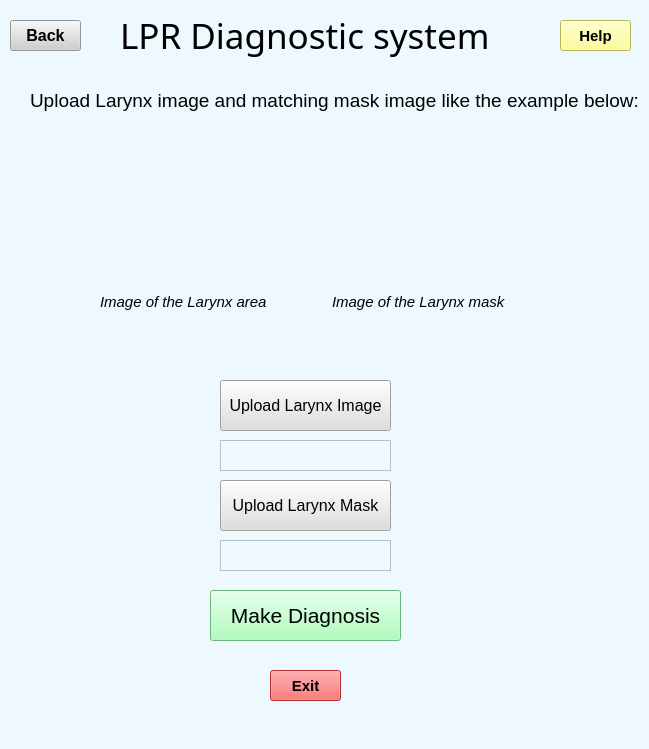
<?xml version="1.0" encoding="UTF-8"?>
<ui version="4.0">
 <class>MainWindow</class>
 <widget class="QMainWindow" name="MainWindow">
  <property name="geometry">
   <rect>
    <x>0</x>
    <y>0</y>
    <width>649</width>
    <height>749</height>
   </rect>
  </property>
  <property name="windowTitle">
   <string>MainWindow</string>
  </property>
  <property name="styleSheet">
   <string notr="true">background-color:rgb(237, 249, 255)</string>
  </property>
  <property name="Image" stdset="0">
   <pixmap/>
  </property>
  <widget class="QWidget" name="centralwidget">
   <widget class="QPushButton" name="uploadMask_btn">
    <property name="geometry">
     <rect>
      <x>220</x>
      <y>480</y>
      <width>171</width>
      <height>51</height>
     </rect>
    </property>
    <property name="font">
     <font>
      <pointsize>12</pointsize>
     </font>
    </property>
    <property name="styleSheet">
     <string notr="true">background-color: rgb(222, 222, 222)</string>
    </property>
    <property name="text">
     <string>Upload Larynx Mask</string>
    </property>
   </widget>
   <widget class="QLabel" name="Title">
    <property name="geometry">
     <rect>
      <x>120</x>
      <y>10</y>
      <width>411</width>
      <height>51</height>
     </rect>
    </property>
    <property name="font">
     <font>
      <family>Segoe Print</family>
      <pointsize>26</pointsize>
      <weight>50</weight>
      <italic>false</italic>
      <bold>false</bold>
     </font>
    </property>
    <property name="text">
     <string>LPR Diagnostic system</string>
    </property>
   </widget>
   <widget class="QWidget" name="layoutWidget">
    <property name="geometry">
     <rect>
      <x>100</x>
      <y>130</y>
      <width>438</width>
      <height>227</height>
     </rect>
    </property>
    <layout class="QHBoxLayout" name="horizontalLayout_2">
     <item>
      <layout class="QVBoxLayout" name="verticalLayout_2">
       <item>
        <widget class="QLabel" name="Welcom_example_Image">
         <property name="text">
          <string/>
         </property>
         <property name="pixmap">
          <pixmap>GUI_Images/WelcomImageExample.png</pixmap>
         </property>
        </widget>
       </item>
       <item>
        <widget class="QLabel" name="image_label">
         <property name="font">
          <font>
           <family>Arial</family>
           <pointsize>11</pointsize>
           <italic>true</italic>
          </font>
         </property>
         <property name="text">
          <string>Image of the Larynx area</string>
         </property>
        </widget>
       </item>
      </layout>
     </item>
     <item>
      <spacer name="verticalSpacer">
       <property name="orientation">
        <enum>Qt::Vertical</enum>
       </property>
       <property name="sizeHint" stdset="0">
        <size>
         <width>20</width>
         <height>40</height>
        </size>
       </property>
      </spacer>
     </item>
     <item>
      <layout class="QVBoxLayout" name="verticalLayout_3">
       <item>
        <widget class="QLabel" name="Welcom_example_mask">
         <property name="text">
          <string/>
         </property>
         <property name="pixmap">
          <pixmap>GUI_Images/WelcomImageExample2.png</pixmap>
         </property>
        </widget>
       </item>
       <item>
        <widget class="QLabel" name="mask_label">
         <property name="font">
          <font>
           <family>Arial</family>
           <pointsize>11</pointsize>
           <italic>true</italic>
          </font>
         </property>
         <property name="text">
          <string>Image of the Larynx mask</string>
         </property>
        </widget>
       </item>
      </layout>
     </item>
    </layout>
   </widget>
   <widget class="QLabel" name="Title_2">
    <property name="geometry">
     <rect>
      <x>30</x>
      <y>70</y>
      <width>631</width>
      <height>61</height>
     </rect>
    </property>
    <property name="font">
     <font>
      <family>Arial</family>
      <pointsize>14</pointsize>
      <weight>50</weight>
      <italic>false</italic>
      <bold>false</bold>
     </font>
    </property>
    <property name="text">
     <string>Upload Larynx image and matching mask image like the example below:</string>
    </property>
   </widget>
   <widget class="QPushButton" name="uploadLarynx_btn">
    <property name="geometry">
     <rect>
      <x>220</x>
      <y>380</y>
      <width>171</width>
      <height>51</height>
     </rect>
    </property>
    <property name="font">
     <font>
      <pointsize>12</pointsize>
     </font>
    </property>
    <property name="styleSheet">
     <string notr="true">background-color: rgb(222, 222, 222)</string>
    </property>
    <property name="text">
     <string>Upload Larynx Image</string>
    </property>
   </widget>
   <widget class="QTextBrowser" name="imageName_label">
    <property name="geometry">
     <rect>
      <x>220</x>
      <y>440</y>
      <width>171</width>
      <height>31</height>
     </rect>
    </property>
    <property name="html">
     <string>&lt;!DOCTYPE HTML PUBLIC &quot;-//W3C//DTD HTML 4.0//EN&quot; &quot;http://www.w3.org/TR/REC-html40/strict.dtd&quot;&gt;
&lt;html&gt;&lt;head&gt;&lt;meta name=&quot;qrichtext&quot; content=&quot;1&quot; /&gt;&lt;style type=&quot;text/css&quot;&gt;
p, li { white-space: pre-wrap; }
&lt;/style&gt;&lt;/head&gt;&lt;body style=&quot; font-family:'MS Shell Dlg 2'; font-size:8.25pt; font-weight:400; font-style:normal;&quot;&gt;
&lt;p style=&quot;-qt-paragraph-type:empty; margin-top:0px; margin-bottom:0px; margin-left:0px; margin-right:0px; -qt-block-indent:0; text-indent:0px;&quot;&gt;&lt;br /&gt;&lt;/p&gt;&lt;/body&gt;&lt;/html&gt;</string>
    </property>
   </widget>
   <widget class="QTextBrowser" name="maskName_label">
    <property name="geometry">
     <rect>
      <x>220</x>
      <y>540</y>
      <width>171</width>
      <height>31</height>
     </rect>
    </property>
    <property name="html">
     <string>&lt;!DOCTYPE HTML PUBLIC &quot;-//W3C//DTD HTML 4.0//EN&quot; &quot;http://www.w3.org/TR/REC-html40/strict.dtd&quot;&gt;
&lt;html&gt;&lt;head&gt;&lt;meta name=&quot;qrichtext&quot; content=&quot;1&quot; /&gt;&lt;style type=&quot;text/css&quot;&gt;
p, li { white-space: pre-wrap; }
&lt;/style&gt;&lt;/head&gt;&lt;body style=&quot; font-family:'MS Shell Dlg 2'; font-size:8.25pt; font-weight:400; font-style:normal;&quot;&gt;
&lt;p style=&quot;-qt-paragraph-type:empty; margin-top:0px; margin-bottom:0px; margin-left:0px; margin-right:0px; -qt-block-indent:0; text-indent:0px;&quot;&gt;&lt;br /&gt;&lt;/p&gt;&lt;/body&gt;&lt;/html&gt;</string>
    </property>
   </widget>
   <widget class="QPushButton" name="Help_btn">
    <property name="geometry">
     <rect>
      <x>560</x>
      <y>20</y>
      <width>71</width>
      <height>31</height>
     </rect>
    </property>
    <property name="font">
     <font>
      <pointsize>11</pointsize>
      <weight>75</weight>
      <bold>true</bold>
     </font>
    </property>
    <property name="styleSheet">
     <string notr="true">Background-color:rgb(255, 255, 127)</string>
    </property>
    <property name="text">
     <string>Help</string>
    </property>
   </widget>
   <widget class="QPushButton" name="Continue_btn">
    <property name="geometry">
     <rect>
      <x>210</x>
      <y>590</y>
      <width>191</width>
      <height>51</height>
     </rect>
    </property>
    <property name="font">
     <font>
      <pointsize>16</pointsize>
     </font>
    </property>
    <property name="styleSheet">
     <string notr="true">background-color: rgb(153, 255, 170)</string>
    </property>
    <property name="text">
     <string>Make Diagnosis</string>
    </property>
   </widget>
   <widget class="QPushButton" name="exit_btn">
    <property name="geometry">
     <rect>
      <x>270</x>
      <y>670</y>
      <width>71</width>
      <height>31</height>
     </rect>
    </property>
    <property name="font">
     <font>
      <pointsize>11</pointsize>
      <weight>75</weight>
      <bold>true</bold>
     </font>
    </property>
    <property name="styleSheet">
     <string notr="true">Background-color:rgb(255, 66, 66)</string>
    </property>
    <property name="text">
     <string>Exit</string>
    </property>
   </widget>
   <widget class="QPushButton" name="back_btn">
    <property name="geometry">
     <rect>
      <x>10</x>
      <y>20</y>
      <width>71</width>
      <height>31</height>
     </rect>
    </property>
    <property name="font">
     <font>
      <pointsize>12</pointsize>
      <weight>75</weight>
      <bold>true</bold>
     </font>
    </property>
    <property name="styleSheet">
     <string notr="true">background-color:rgb(207, 207, 207)</string>
    </property>
    <property name="text">
     <string>Back</string>
    </property>
   </widget>
  </widget>
  <widget class="QMenuBar" name="menubar">
   <property name="geometry">
    <rect>
     <x>0</x>
     <y>0</y>
     <width>649</width>
     <height>21</height>
    </rect>
   </property>
  </widget>
  <widget class="QStatusBar" name="statusbar"/>
 </widget>
 <resources>
  <include location="../GUI_Images/ImagesGui.qrc"/>
 </resources>
 <connections/>
</ui>
